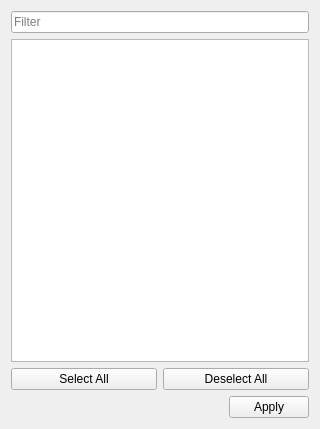
<?xml version="1.0" encoding="UTF-8"?>
<ui version="4.0">
 <class>gams::studio::mii::LabelFilterWidget</class>
 <widget class="QWidget" name="gams::studio::mii::LabelFilterWidget">
  <property name="geometry">
   <rect>
    <x>0</x>
    <y>0</y>
    <width>320</width>
    <height>429</height>
   </rect>
  </property>
  <property name="windowTitle">
   <string>Form</string>
  </property>
  <layout class="QVBoxLayout" name="verticalLayout">
   <item>
    <widget class="QLineEdit" name="labelEdit">
     <property name="toolTip">
      <string>&lt;html&gt;&lt;head/&gt;&lt;body&gt;&lt;p&gt;Apply a filter string using &lt;span style=&quot; font-weight:600;&quot;&gt;wildcard&lt;/span&gt; syntax.&lt;/p&gt;&lt;p&gt;The content filter string is automatically applied to the list of labels.&lt;/p&gt;&lt;/body&gt;&lt;/html&gt;</string>
     </property>
     <property name="placeholderText">
      <string>Filter</string>
     </property>
    </widget>
   </item>
   <item>
    <widget class="QTreeView" name="labelView">
     <property name="toolTip">
      <string>&lt;html&gt;&lt;head/&gt;&lt;body&gt;&lt;p&gt;List of labels occurring in this column. Check or uncheck labels to decide which are displayed.&lt;/p&gt;&lt;/body&gt;&lt;/html&gt;</string>
     </property>
     <property name="alternatingRowColors">
      <bool>true</bool>
     </property>
     <attribute name="headerVisible">
      <bool>false</bool>
     </attribute>
    </widget>
   </item>
   <item>
    <layout class="QHBoxLayout" name="horizontalLayout_3">
     <item>
      <widget class="QPushButton" name="selectButton">
       <property name="toolTip">
        <string>Select all labels</string>
       </property>
       <property name="text">
        <string>Select All</string>
       </property>
      </widget>
     </item>
     <item>
      <widget class="QPushButton" name="deselectButton">
       <property name="toolTip">
        <string>Deselect all labels</string>
       </property>
       <property name="text">
        <string>Deselect All</string>
       </property>
      </widget>
     </item>
    </layout>
   </item>
   <item>
    <layout class="QHBoxLayout" name="horizontalLayout">
     <item>
      <spacer name="horizontalSpacer">
       <property name="orientation">
        <enum>Qt::Horizontal</enum>
       </property>
       <property name="sizeHint" stdset="0">
        <size>
         <width>40</width>
         <height>20</height>
        </size>
       </property>
      </spacer>
     </item>
     <item>
      <widget class="QPushButton" name="applyButton">
       <property name="toolTip">
        <string>Apply filter</string>
       </property>
       <property name="text">
        <string>Apply</string>
       </property>
       <property name="autoDefault">
        <bool>true</bool>
       </property>
      </widget>
     </item>
    </layout>
   </item>
  </layout>
 </widget>
 <resources/>
 <connections/>
</ui>
